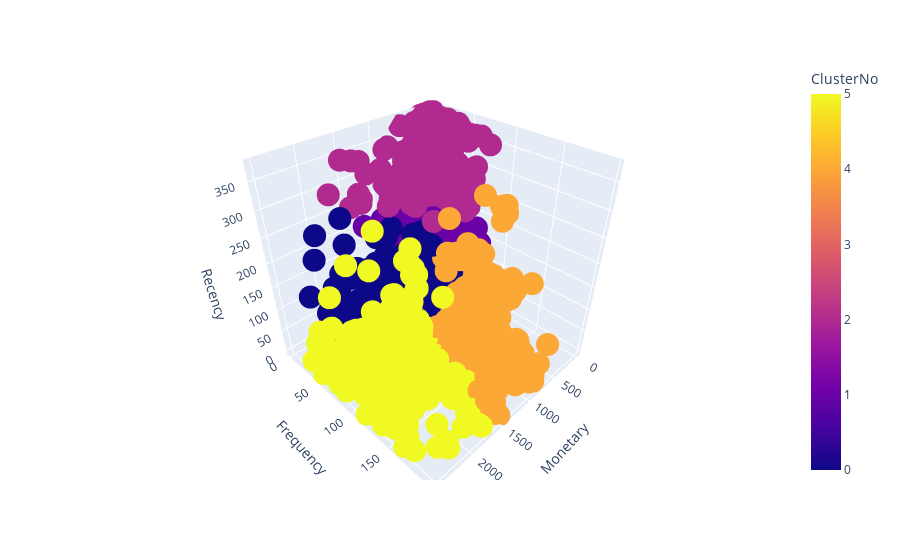

The code cell stored with this chart in its notebook:
### Code cell
plotly_fig = px.scatter_3d(df_means3, x = "Monetary", y = "Frequency", z = "Recency", color = "ClusterNo")
plotly_fig.show()

# From the plot it is obvious, that 6 clusters don´t cluster the MFR features approbriately

### Figure 1 — Plotly figure (JSON) as saved in the notebook; plotly's stock layout.template omitted (floating-point values rounded to 4 significant figures; data arrays with more than 128 entries replaced by an {"elided": "..."} marker saying what was removed)
{"data": [{"hovertemplate": "Monetary=%{x}<br>Frequency=%{y}<br>Recency=%{z}<br>ClusterNo=%{marker.color}<extra></extra>", "legendgroup": "", "marker": {"color": {"elided": "3526 int values"}, "coloraxis": "coloraxis", "symbol": "circle"}, "mode": "markers", "name": "", "scene": "scene", "showlegend": false, "type": "scatter3d", "x": {"elided": "3526 float values"}, "y": {"elided": "3526 int values"}, "z": {"elided": "3526 int values"}}], "layout": {"coloraxis": {"colorbar": {"title": {"text": "ClusterNo"}}, "colorscale": [[0, "#0d0887"], [0.1111, "#46039f"], [0.2222, "#7201a8"], [0.3333, "#9c179e"], [0.4444, "#bd3786"], [0.5556, "#d8576b"], [0.6667, "#ed7953"], [0.7778, "#fb9f3a"], [0.8889, "#fdca26"], [1, "#f0f921"]]}, "legend": {"tracegroupgap": 0}, "margin": {"t": 60}, "scene": {"domain": {"x": [0, 1], "y": [0, 1]}, "xaxis": {"title": {"text": "Monetary"}}, "yaxis": {"title": {"text": "Frequency"}}, "zaxis": {"title": {"text": "Recency"}}}}}
